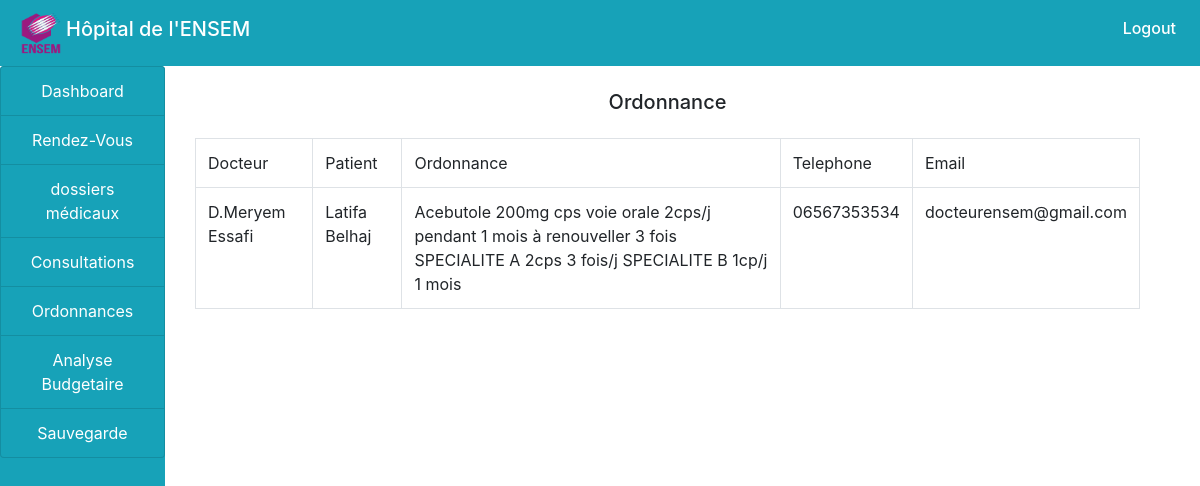
/Cabinet_Médical/doctor/ordonnance.php, run on the app's committed database.
### tables this page shows
CREATE TABLE `ordonnance` (
  `ID` int(100) NOT NULL AUTO_INCREMENT,
  `docteur` varchar(100) NOT NULL,
  `patient` varchar(100) NOT NULL,
  `ordonnance` varchar(200) NOT NULL,
  `telephone` varchar(100) NOT NULL,
  `email` varchar(100) NOT NULL,
  PRIMARY KEY (`ID`)
);

### Cabinet_Médical/doctor/ordonnance.php (the view, shortened to what this page needs)
<!doctype html>
<html >
<head>
</head>
<body>
  <?php
  include("../include/header.php");
  include("../include/connection.php");
  ?>
  <div class="container-fluid">
  <div class="col-md-12">
  <div class="row">
  <div class="col-md-2" style="margin-left: -30px;">
  <?php
  include("sidenav.php");
  ?>
  </div>
  <div class="col-md-10">
  <h5 class="text-center my-4">Ordonnance</h5>
  <?php
  $query="SELECT * FROM ordonnance ";
  $res=mysqli_query($connect,$query);
  $output="
    <table class='table  table-bordered'>
    <tr>
    <td>Docteur</td>
    <td>Patient</td>
    <td>Ordonnance</td>
    <td>Telephone</td>
    <td>Email</td>
    </tr>
    ";
      while($row=mysqli_fetch_array($res)){
        $output .="
        <tr>
        <td>".$row['docteur']."</td>
        <td>".$row['patient']."</td>
        <td>".$row['ordonnance']."</td>
        <td>".$row['telephone']."</td>
        <td>".$row['email']."</td>
        ";
      }
      $output .="
  </tr>
  </table>
";
echo $output;
?>

### data on the page
ordonnance: docteur "D.Meryem Essafi", patient "Latifa Belhaj", ordonnance "Acebutole 200mg cps voie orale 2cps/j pendant 1 mois à renouveller 3 fois SPECIALITE A 2cps 3 fois/j SPECIALITE B 1cp/j 1 mois", telephone "06567353534", email "docteurensem@gmail.com"
